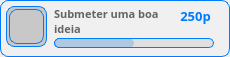
            <widget class="QWidget" name="achiev_6" native="true">
             <property name="styleSheet">
              <string notr="true">background-color:rgb(240,240,240);border-radius:8px;border:1px solid rgb(0,123,255);</string>
             </property>
             <widget class="QWidget" name="icon_frame_6" native="true">
              <property name="geometry">
               <rect>
                <x>6</x>
                <y>6</y>
                <width>41</width>
                <height>41</height>
               </rect>
              </property>
              <property name="styleSheet">
               <string notr="true">background-color:rgb(200,200,200);</string>
              </property>
              <widget class="QLabel" name="icon_image_6">
               <property name="geometry">
                <rect>
                 <x>3</x>
                 <y>3</y>
                 <width>35</width>
                 <height>35</height>
                </rect>
               </property>
               <property name="styleSheet">
                <string notr="true">border-image:url(:/Img/ideia.svg);border:1px solid rgb(0,123,255);</string>
               </property>
               <property name="text">
                <string/>
               </property>
              </widget>
             </widget>
             <widget class="QLabel" name="achiev_desc_6">
              <property name="geometry">
               <rect>
                <x>54</x>
                <y>6</y>
                <width>121</width>
                <height>31</height>
               </rect>
              </property>
              <property name="font">
               <font>
                <family>PibotoLt</family>
                <pointsize>8</pointsize>
                <weight>75</weight>
                <bold>true</bold>
               </font>
              </property>
              <property name="styleSheet">
               <string notr="true">color:rgb(100,100,100);border:none;background:transparent;</string>
              </property>
              <property name="text">
               <string>&lt;html&gt;&lt;head/&gt;&lt;body&gt;&lt;p&gt;Submeter uma boa ideia&lt;/p&gt;&lt;/body&gt;&lt;/html&gt;</string>
              </property>
              <property name="alignment">
               <set>Qt::AlignLeading|Qt::AlignLeft|Qt::AlignTop</set>
              </property>
              <property name="wordWrap">
               <bool>true</bool>
              </property>
              <property name="indent">
               <number>-1</number>
              </property>
             </widget>
             <widget class="QWidget" name="achiev_baratual_6" native="true">
              <property name="geometry">
               <rect>
                <x>54</x>
                <y>38</y>
                <width>80</width>
                <height>10</height>
               </rect>
              </property>
              <property name="styleSheet">
               <string notr="true">background-color:rgb(0,123,255);;border-radius:5px;</string>
              </property>
             </widget>
             <widget class="QWidget" name="achiev_bartotal_6" native="true">
              <property name="geometry">
               <rect>
                <x>54</x>
                <y>38</y>
                <width>160</width>
                <height>10</height>
               </rect>
              </property>
              <property name="styleSheet">
               <string notr="true">background-color:rgba(220,220,220,0.8);border-radius:5px;</string>
              </property>
             </widget>
             <widget class="QLabel" name="achiev_points_6">
              <property name="geometry">
               <rect>
                <x>170</x>
                <y>0</y>
                <width>51</width>
                <height>31</height>
               </rect>
              </property>
              <property name="font">
               <font>
                <family>PibotoLt</family>
                <pointsize>10</pointsize>
                <weight>75</weight>
                <bold>true</bold>
               </font>
              </property>
              <property name="styleSheet">
               <string notr="true">color:rgb(0,123,255);border:none;background:transparent;</string>
              </property>
              <property name="text">
               <string>250p</string>
              </property>
              <property name="alignment">
               <set>Qt::AlignCenter</set>
              </property>
              <property name="wordWrap">
               <bool>true</bool>
              </property>
              <property name="indent">
               <number>-1</number>
              </property>
             </widget>
            </widget>
